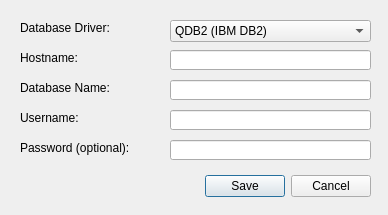
<?xml version="1.0" encoding="UTF-8"?>
<ui version="4.0">
 <class>DBConnectionDialog</class>
 <widget class="QDialog" name="DBConnectionDialog">
  <property name="geometry">
   <rect>
    <x>0</x>
    <y>0</y>
    <width>388</width>
    <height>215</height>
   </rect>
  </property>
  <property name="windowTitle">
   <string>Database Connection Settings</string>
  </property>
  <widget class="QDialogButtonBox" name="dbButtonBox">
   <property name="geometry">
    <rect>
     <x>30</x>
     <y>170</y>
     <width>341</width>
     <height>32</height>
    </rect>
   </property>
   <property name="orientation">
    <enum>Qt::Horizontal</enum>
   </property>
   <property name="standardButtons">
    <set>QDialogButtonBox::Cancel|QDialogButtonBox::Save</set>
   </property>
  </widget>
  <widget class="QComboBox" name="driverBox">
   <property name="geometry">
    <rect>
     <x>170</x>
     <y>20</y>
     <width>201</width>
     <height>22</height>
    </rect>
   </property>
   <item>
    <property name="text">
     <string>QDB2 (IBM DB2)</string>
    </property>
   </item>
   <item>
    <property name="text">
     <string>QIBASE (Borland Interbase)</string>
    </property>
   </item>
   <item>
    <property name="text">
     <string>QMYSQL (MySQL)</string>
    </property>
   </item>
   <item>
    <property name="text">
     <string>QOCI (Oracle Call Interface)</string>
    </property>
   </item>
   <item>
    <property name="text">
     <string>QODBC (ODBC / MS SQL Server)</string>
    </property>
   </item>
   <item>
    <property name="text">
     <string>QPSQL (PostgreSQL)</string>
    </property>
   </item>
   <item>
    <property name="text">
     <string>QSQLITE (SQLite v.3 or above)</string>
    </property>
   </item>
   <item>
    <property name="text">
     <string>QSQLITE2 (SQLite v.2)</string>
    </property>
   </item>
   <item>
    <property name="text">
     <string>QTDS (Sybase Adaptive Server)</string>
    </property>
   </item>
  </widget>
  <widget class="QLabel" name="driverLine">
   <property name="geometry">
    <rect>
     <x>20</x>
     <y>20</y>
     <width>131</width>
     <height>16</height>
    </rect>
   </property>
   <property name="text">
    <string>Database Driver:</string>
   </property>
  </widget>
  <widget class="QLabel" name="hostnameLabel">
   <property name="geometry">
    <rect>
     <x>20</x>
     <y>50</y>
     <width>131</width>
     <height>16</height>
    </rect>
   </property>
   <property name="text">
    <string>Hostname:</string>
   </property>
  </widget>
  <widget class="QLabel" name="dbnameLabel">
   <property name="geometry">
    <rect>
     <x>20</x>
     <y>80</y>
     <width>131</width>
     <height>16</height>
    </rect>
   </property>
   <property name="text">
    <string>Database Name:</string>
   </property>
  </widget>
  <widget class="QLabel" name="usernameLabel">
   <property name="geometry">
    <rect>
     <x>20</x>
     <y>110</y>
     <width>131</width>
     <height>16</height>
    </rect>
   </property>
   <property name="text">
    <string>Username:</string>
   </property>
  </widget>
  <widget class="QLabel" name="passwordLabel">
   <property name="geometry">
    <rect>
     <x>20</x>
     <y>140</y>
     <width>131</width>
     <height>16</height>
    </rect>
   </property>
   <property name="text">
    <string>Password (optional):</string>
   </property>
  </widget>
  <widget class="QLineEdit" name="hostnameLine">
   <property name="geometry">
    <rect>
     <x>170</x>
     <y>50</y>
     <width>201</width>
     <height>20</height>
    </rect>
   </property>
  </widget>
  <widget class="QLineEdit" name="dbnameLine">
   <property name="geometry">
    <rect>
     <x>170</x>
     <y>80</y>
     <width>201</width>
     <height>20</height>
    </rect>
   </property>
  </widget>
  <widget class="QLineEdit" name="usernameLine">
   <property name="geometry">
    <rect>
     <x>170</x>
     <y>110</y>
     <width>201</width>
     <height>20</height>
    </rect>
   </property>
  </widget>
  <widget class="QLineEdit" name="passwordLine">
   <property name="geometry">
    <rect>
     <x>170</x>
     <y>140</y>
     <width>201</width>
     <height>20</height>
    </rect>
   </property>
  </widget>
 </widget>
 <resources/>
 <connections>
  <connection>
   <sender>dbButtonBox</sender>
   <signal>accepted()</signal>
   <receiver>DBConnectionDialog</receiver>
   <slot>accept()</slot>
   <hints>
    <hint type="sourcelabel">
     <x>248</x>
     <y>254</y>
    </hint>
    <hint type="destinationlabel">
     <x>157</x>
     <y>274</y>
    </hint>
   </hints>
  </connection>
  <connection>
   <sender>dbButtonBox</sender>
   <signal>rejected()</signal>
   <receiver>DBConnectionDialog</receiver>
   <slot>reject()</slot>
   <hints>
    <hint type="sourcelabel">
     <x>316</x>
     <y>260</y>
    </hint>
    <hint type="destinationlabel">
     <x>286</x>
     <y>274</y>
    </hint>
   </hints>
  </connection>
 </connections>
</ui>
